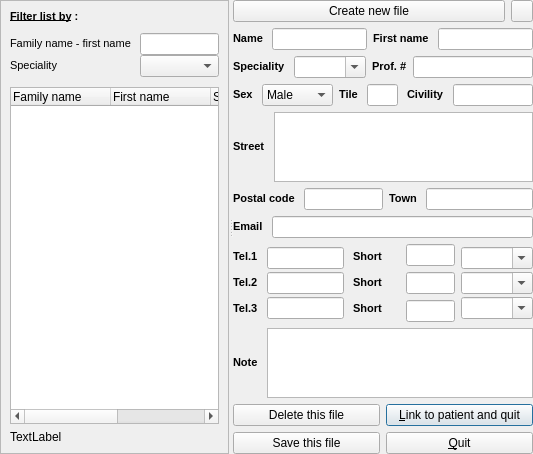
    <widget class="QSplitter" name="splitter">
     <property name="orientation">
      <enum>Qt::Horizontal</enum>
     </property>
     <widget class="QFrame" name="frame_Liste">
      <property name="frameShape">
       <enum>QFrame::StyledPanel</enum>
      </property>
      <property name="frameShadow">
       <enum>QFrame::Raised</enum>
      </property>
      <layout class="QGridLayout" name="gridLayout">
       <item row="0" column="0">
        <widget class="QLabel" name="label_15">
         <property name="text">
          <string>&lt;!DOCTYPE HTML PUBLIC &quot;-//W3C//DTD HTML 4.0//EN&quot; &quot;http://www.w3.org/TR/REC-html40/strict.dtd&quot;&gt;
&lt;html&gt;&lt;head&gt;&lt;meta name=&quot;qrichtext&quot; content=&quot;1&quot; /&gt;&lt;style type=&quot;text/css&quot;&gt;
p, li { white-space: pre-wrap; }
&lt;/style&gt;&lt;/head&gt;&lt;body style=&quot; font-family:'MS Shell Dlg 2'; font-size:8.25pt; font-weight:400; font-style:normal;&quot;&gt;
&lt;p style=&quot; margin-top:0px; margin-bottom:0px; margin-left:0px; margin-right:0px; -qt-block-indent:0; text-indent:0px;&quot;&gt;&lt;span style=&quot; font-size:8pt; font-weight:600; text-decoration: underline;&quot;&gt;Filter list by&lt;/span&gt;&lt;span style=&quot; font-size:8pt; font-weight:600;&quot;&gt; &lt;/span&gt;&lt;span style=&quot; font-size:8pt; font-weight:600;&quot;&gt;:&lt;/span&gt;&lt;/p&gt;&lt;/body&gt;&lt;/html&gt;</string>
         </property>
        </widget>
       </item>
       <item row="1" column="0">
        <layout class="QHBoxLayout" name="horizontalLayout_7">
         <property name="topMargin">
          <number>4</number>
         </property>
         <property name="bottomMargin">
          <number>4</number>
         </property>
         <item>
          <layout class="QVBoxLayout" name="verticalLayout_7">
           <property name="spacing">
            <number>0</number>
           </property>
           <item>
            <widget class="QLabel" name="label_16">
             <property name="text">
              <string>&lt;!DOCTYPE HTML PUBLIC &quot;-//W3C//DTD HTML 4.0//EN&quot; &quot;http://www.w3.org/TR/REC-html40/strict.dtd&quot;&gt;
&lt;html&gt;&lt;head&gt;&lt;meta name=&quot;qrichtext&quot; content=&quot;1&quot; /&gt;&lt;style type=&quot;text/css&quot;&gt;
p, li { white-space: pre-wrap; }
&lt;/style&gt;&lt;/head&gt;&lt;body style=&quot; font-family:'MS Shell Dlg 2'; font-size:8.25pt; font-weight:400; font-style:normal;&quot;&gt;
&lt;p style=&quot; margin-top:0px; margin-bottom:0px; margin-left:0px; margin-right:0px; -qt-block-indent:0; text-indent:0px;&quot;&gt;&lt;span style=&quot; font-size:8pt;&quot;&gt;Family name - first name &lt;/span&gt;&lt;/p&gt;&lt;/body&gt;&lt;/html&gt;</string>
             </property>
            </widget>
           </item>
           <item>
            <widget class="QLabel" name="label_17">
             <property name="text">
              <string>&lt;!DOCTYPE HTML PUBLIC &quot;-//W3C//DTD HTML 4.0//EN&quot; &quot;http://www.w3.org/TR/REC-html40/strict.dtd&quot;&gt;
&lt;html&gt;&lt;head&gt;&lt;meta name=&quot;qrichtext&quot; content=&quot;1&quot; /&gt;&lt;style type=&quot;text/css&quot;&gt;
p, li { white-space: pre-wrap; }
&lt;/style&gt;&lt;/head&gt;&lt;body style=&quot; font-family:'MS Shell Dlg 2'; font-size:8.25pt; font-weight:400; font-style:normal;&quot;&gt;
&lt;p style=&quot; margin-top:0px; margin-bottom:0px; margin-left:0px; margin-right:0px; -qt-block-indent:0; text-indent:0px;&quot;&gt;&lt;span style=&quot; font-size:8pt;&quot;&gt;Speciality &lt;/span&gt;&lt;/p&gt;&lt;/body&gt;&lt;/html&gt;</string>
             </property>
            </widget>
           </item>
          </layout>
         </item>
         <item>
          <layout class="QVBoxLayout" name="verticalLayout_8">
           <property name="spacing">
            <number>0</number>
           </property>
           <item>
            <widget class="QLineEdit" name="lineEdit_FiltreListe">
             <property name="sizePolicy">
              <sizepolicy hsizetype="Expanding" vsizetype="Fixed">
               <horstretch>0</horstretch>
               <verstretch>0</verstretch>
              </sizepolicy>
             </property>
            </widget>
           </item>
           <item>
            <widget class="QComboBox" name="comboBox_FiltreListe">
             <property name="sizePolicy">
              <sizepolicy hsizetype="Preferred" vsizetype="Fixed">
               <horstretch>0</horstretch>
               <verstretch>0</verstretch>
              </sizepolicy>
             </property>
            </widget>
           </item>
          </layout>
         </item>
        </layout>
       </item>
       <item row="2" column="0">
        <widget class="QTreeWidget" name="treeWidget_ListeMedecins">
         <property name="sizePolicy">
          <sizepolicy hsizetype="Preferred" vsizetype="Expanding">
           <horstretch>0</horstretch>
           <verstretch>0</verstretch>
          </sizepolicy>
         </property>
         <property name="alternatingRowColors">
          <bool>true</bool>
         </property>
         <property name="rootIsDecorated">
          <bool>false</bool>
         </property>
         <column>
          <property name="text">
           <string>Family name</string>
          </property>
         </column>
         <column>
          <property name="text">
           <string>First name</string>
          </property>
         </column>
         <column>
          <property name="text">
           <string>Spec</string>
          </property>
         </column>
         <column>
          <property name="text">
           <string>Id</string>
          </property>
         </column>
        </widget>
       </item>
       <item row="3" column="0">
        <widget class="QLabel" name="label_trouves">
         <property name="sizePolicy">
          <sizepolicy hsizetype="Preferred" vsizetype="Preferred">
           <horstretch>0</horstretch>
           <verstretch>0</verstretch>
          </sizepolicy>
         </property>
         <property name="text">
          <string>TextLabel</string>
         </property>
        </widget>
       </item>
      </layout>
     </widget>
     <widget class="QWidget" name="layoutWidget">
      <layout class="QGridLayout" name="gridLayout_2">
       <item row="0" column="0">
        <widget class="QPushButton" name="pushButton_NouvelleFiche">
         <property name="text">
          <string>Create new file</string>
         </property>
        </widget>
       </item>
       <item row="0" column="1">
        <widget class="QPushButton" name="m_action_A_Propos">
         <property name="minimumSize">
          <size>
           <width>22</width>
           <height>22</height>
          </size>
         </property>
         <property name="maximumSize">
          <size>
           <width>22</width>
           <height>22</height>
          </size>
         </property>
         <property name="toolTip">
          <string>About Personnes</string>
         </property>
         <property name="text">
          <string/>
         </property>
        </widget>
       </item>
       <item row="1" column="0" colspan="2">
        <layout class="QHBoxLayout" name="horizontalLayout">
         <item>
          <widget class="QLabel" name="label">
           <property name="text">
            <string>&lt;!DOCTYPE HTML PUBLIC &quot;-//W3C//DTD HTML 4.0//EN&quot; &quot;http://www.w3.org/TR/REC-html40/strict.dtd&quot;&gt;
&lt;html&gt;&lt;head&gt;&lt;meta name=&quot;qrichtext&quot; content=&quot;1&quot; /&gt;&lt;style type=&quot;text/css&quot;&gt;
p, li { white-space: pre-wrap; }
&lt;/style&gt;&lt;/head&gt;&lt;body style=&quot; font-family:'MS Shell Dlg 2'; font-size:8.25pt; font-weight:400; font-style:normal;&quot;&gt;
&lt;p style=&quot; margin-top:0px; margin-bottom:0px; margin-left:0px; margin-right:0px; -qt-block-indent:0; text-indent:0px;&quot;&gt;&lt;span style=&quot; font-size:8pt; font-weight:600;&quot;&gt;Name &lt;/span&gt;&lt;/p&gt;&lt;/body&gt;&lt;/html&gt;</string>
           </property>
          </widget>
         </item>
         <item>
          <widget class="QLineEdit" name="lineEdit_Nom">
           <property name="sizePolicy">
            <sizepolicy hsizetype="Expanding" vsizetype="Fixed">
             <horstretch>0</horstretch>
             <verstretch>0</verstretch>
            </sizepolicy>
           </property>
          </widget>
         </item>
         <item>
          <widget class="QLabel" name="label_2">
           <property name="text">
            <string>&lt;!DOCTYPE HTML PUBLIC &quot;-//W3C//DTD HTML 4.0//EN&quot; &quot;http://www.w3.org/TR/REC-html40/strict.dtd&quot;&gt;
&lt;html&gt;&lt;head&gt;&lt;meta name=&quot;qrichtext&quot; content=&quot;1&quot; /&gt;&lt;style type=&quot;text/css&quot;&gt;
p, li { white-space: pre-wrap; }
&lt;/style&gt;&lt;/head&gt;&lt;body style=&quot; font-family:'MS Shell Dlg 2'; font-size:8.25pt; font-weight:400; font-style:normal;&quot;&gt;
&lt;p style=&quot; margin-top:0px; margin-bottom:0px; margin-left:0px; margin-right:0px; -qt-block-indent:0; text-indent:0px;&quot;&gt;&lt;span style=&quot; font-size:8pt; font-weight:600;&quot;&gt;First name &lt;/span&gt;&lt;/p&gt;&lt;/body&gt;&lt;/html&gt;</string>
           </property>
          </widget>
         </item>
         <item>
          <widget class="QLineEdit" name="lineEdit_Prenom">
           <property name="sizePolicy">
            <sizepolicy hsizetype="Expanding" vsizetype="Fixed">
             <horstretch>0</horstretch>
             <verstretch>0</verstretch>
            </sizepolicy>
           </property>
          </widget>
         </item>
        </layout>
       </item>
       <item row="2" column="0" colspan="2">
        <layout class="QGridLayout" name="gridLayout_3">
         <item row="0" column="0">
          <widget class="QLabel" name="label_3">
           <property name="text">
            <string>&lt;!DOCTYPE HTML PUBLIC &quot;-//W3C//DTD HTML 4.0//EN&quot; &quot;http://www.w3.org/TR/REC-html40/strict.dtd&quot;&gt;
&lt;html&gt;&lt;head&gt;&lt;meta name=&quot;qrichtext&quot; content=&quot;1&quot; /&gt;&lt;style type=&quot;text/css&quot;&gt;
p, li { white-space: pre-wrap; }
&lt;/style&gt;&lt;/head&gt;&lt;body style=&quot; font-family:'MS Shell Dlg 2'; font-size:8.25pt; font-weight:400; font-style:normal;&quot;&gt;
&lt;p style=&quot; margin-top:0px; margin-bottom:0px; margin-left:0px; margin-right:0px; -qt-block-indent:0; text-indent:0px;&quot;&gt;&lt;span style=&quot; font-size:8pt; font-weight:600;&quot;&gt;Speciality &lt;/span&gt;&lt;/p&gt;&lt;/body&gt;&lt;/html&gt;</string>
           </property>
          </widget>
         </item>
         <item row="0" column="1">
          <widget class="QComboBox" name="comboBox_Specialite">
           <property name="sizePolicy">
            <sizepolicy hsizetype="Preferred" vsizetype="Fixed">
             <horstretch>0</horstretch>
             <verstretch>0</verstretch>
            </sizepolicy>
           </property>
           <property name="editable">
            <bool>true</bool>
           </property>
          </widget>
         </item>
         <item row="0" column="2">
          <widget class="QLabel" name="label_4">
           <property name="text">
            <string>&lt;!DOCTYPE HTML PUBLIC &quot;-//W3C//DTD HTML 4.0//EN&quot; &quot;http://www.w3.org/TR/REC-html40/strict.dtd&quot;&gt;
&lt;html&gt;&lt;head&gt;&lt;meta name=&quot;qrichtext&quot; content=&quot;1&quot; /&gt;&lt;style type=&quot;text/css&quot;&gt;
p, li { white-space: pre-wrap; }
&lt;/style&gt;&lt;/head&gt;&lt;body style=&quot; font-family:'MS Shell Dlg 2'; font-size:8.25pt; font-weight:400; font-style:normal;&quot;&gt;
&lt;p style=&quot; margin-top:0px; margin-bottom:0px; margin-left:0px; margin-right:0px; -qt-block-indent:0; text-indent:0px;&quot;&gt;&lt;span style=&quot; font-size:8pt; font-weight:600;&quot;&gt;Prof. #&lt;/span&gt;&lt;/p&gt;&lt;/body&gt;&lt;/html&gt;</string>
           </property>
          </widget>
         </item>
         <item row="0" column="3">
          <widget class="QLineEdit" name="lineEdit_NumOrd">
           <property name="sizePolicy">
            <sizepolicy hsizetype="Expanding" vsizetype="Fixed">
             <horstretch>0</horstretch>
             <verstretch>0</verstretch>
            </sizepolicy>
           </property>
          </widget>
         </item>
        </layout>
       </item>
       <item row="3" column="0" colspan="2">
        <layout class="QHBoxLayout" name="horizontalLayout_2">
         <item>
          <widget class="QLabel" name="label_5">
           <property name="text">
            <string>&lt;!DOCTYPE HTML PUBLIC &quot;-//W3C//DTD HTML 4.0//EN&quot; &quot;http://www.w3.org/TR/REC-html40/strict.dtd&quot;&gt;
&lt;html&gt;&lt;head&gt;&lt;meta name=&quot;qrichtext&quot; content=&quot;1&quot; /&gt;&lt;style type=&quot;text/css&quot;&gt;
p, li { white-space: pre-wrap; }
&lt;/style&gt;&lt;/head&gt;&lt;body style=&quot; font-family:'MS Shell Dlg 2'; font-size:8.25pt; font-weight:400; font-style:normal;&quot;&gt;
&lt;p style=&quot; margin-top:0px; margin-bottom:0px; margin-left:0px; margin-right:0px; -qt-block-indent:0; text-indent:0px;&quot;&gt;&lt;span style=&quot; font-size:8pt; font-weight:600;&quot;&gt;Sex &lt;/span&gt;&lt;/p&gt;&lt;/body&gt;&lt;/html&gt;</string>
           </property>
          </widget>
         </item>
         <item>
          <widget class="QComboBox" name="comboBoxSexe">
           <item>
            <property name="text">
             <string>Male</string>
            </property>
           </item>
           <item>
            <property name="text">
             <string>Female</string>
            </property>
           </item>
          </widget>
         </item>
         <item>
          <widget class="QLabel" name="label_6">
           <property name="text">
            <string>&lt;!DOCTYPE HTML PUBLIC &quot;-//W3C//DTD HTML 4.0//EN&quot; &quot;http://www.w3.org/TR/REC-html40/strict.dtd&quot;&gt;
&lt;html&gt;&lt;head&gt;&lt;meta name=&quot;qrichtext&quot; content=&quot;1&quot; /&gt;&lt;style type=&quot;text/css&quot;&gt;
p, li { white-space: pre-wrap; }
&lt;/style&gt;&lt;/head&gt;&lt;body style=&quot; font-family:'MS Shell Dlg 2'; font-size:8.25pt; font-weight:400; font-style:normal;&quot;&gt;
&lt;p style=&quot; margin-top:0px; margin-bottom:0px; margin-left:0px; margin-right:0px; -qt-block-indent:0; text-indent:0px;&quot;&gt;&lt;span style=&quot; font-size:8pt; font-weight:600;&quot;&gt;Tile &lt;/span&gt;&lt;/p&gt;&lt;/body&gt;&lt;/html&gt;</string>
           </property>
          </widget>
         </item>
         <item>
          <widget class="QLineEdit" name="lineEdit_Titre">
           <property name="sizePolicy">
            <sizepolicy hsizetype="Expanding" vsizetype="Fixed">
             <horstretch>0</horstretch>
             <verstretch>0</verstretch>
            </sizepolicy>
           </property>
           <property name="maximumSize">
            <size>
             <width>60</width>
             <height>16777215</height>
            </size>
           </property>
          </widget>
         </item>
         <item>
          <widget class="QLabel" name="label_18">
           <property name="text">
            <string>&lt;!DOCTYPE HTML PUBLIC &quot;-//W3C//DTD HTML 4.0//EN&quot; &quot;http://www.w3.org/TR/REC-html40/strict.dtd&quot;&gt;
&lt;html&gt;&lt;head&gt;&lt;meta name=&quot;qrichtext&quot; content=&quot;1&quot; /&gt;&lt;style type=&quot;text/css&quot;&gt;
p, li { white-space: pre-wrap; }
&lt;/style&gt;&lt;/head&gt;&lt;body style=&quot; font-family:'MS Shell Dlg 2'; font-size:8.25pt; font-weight:400; font-style:normal;&quot;&gt;
&lt;p style=&quot; margin-top:0px; margin-bottom:0px; margin-left:0px; margin-right:0px; -qt-block-indent:0; text-indent:0px;&quot;&gt;&lt;span style=&quot; font-size:8pt; font-weight:600;&quot;&gt; Civility &lt;/span&gt;&lt;/p&gt;&lt;/body&gt;&lt;/html&gt;</string>
           </property>
          </widget>
         </item>
         <item>
          <widget class="QLineEdit" name="lineEdit_politesse"/>
         </item>
        </layout>
       </item>
       <item row="4" column="0" colspan="2">
        <layout class="QGridLayout" name="gridLayout_4">
         <item row="0" column="0">
          <layout class="QHBoxLayout" name="horizontalLayout_3">
           <item>
            <widget class="QLabel" name="label_7">
             <property name="text">
              <string>&lt;!DOCTYPE HTML PUBLIC &quot;-//W3C//DTD HTML 4.0//EN&quot; &quot;http://www.w3.org/TR/REC-html40/strict.dtd&quot;&gt;
&lt;html&gt;&lt;head&gt;&lt;meta name=&quot;qrichtext&quot; content=&quot;1&quot; /&gt;&lt;style type=&quot;text/css&quot;&gt;
p, li { white-space: pre-wrap; }
&lt;/style&gt;&lt;/head&gt;&lt;body style=&quot; font-family:'MS Shell Dlg 2'; font-size:8.25pt; font-weight:400; font-style:normal;&quot;&gt;
&lt;p style=&quot; margin-top:0px; margin-bottom:0px; margin-left:0px; margin-right:0px; -qt-block-indent:0; text-indent:0px;&quot;&gt;&lt;span style=&quot; font-size:8pt; font-weight:600;&quot;&gt;Street &lt;/span&gt;&lt;/p&gt;&lt;/body&gt;&lt;/html&gt;</string>
             </property>
            </widget>
           </item>
           <item>
            <widget class="QTextEdit" name="textEdit_Rue">
             <property name="tabChangesFocus">
              <bool>true</bool>
             </property>
            </widget>
           </item>
          </layout>
         </item>
         <item row="1" column="0">
          <layout class="QHBoxLayout" name="horizontalLayout_4">
           <item>
            <widget class="QLabel" name="label_8">
             <property name="text">
              <string>&lt;!DOCTYPE HTML PUBLIC &quot;-//W3C//DTD HTML 4.0//EN&quot; &quot;http://www.w3.org/TR/REC-html40/strict.dtd&quot;&gt;
&lt;html&gt;&lt;head&gt;&lt;meta name=&quot;qrichtext&quot; content=&quot;1&quot; /&gt;&lt;style type=&quot;text/css&quot;&gt;
p, li { white-space: pre-wrap; }
&lt;/style&gt;&lt;/head&gt;&lt;body style=&quot; font-family:'MS Shell Dlg 2'; font-size:8.25pt; font-weight:400; font-style:normal;&quot;&gt;
&lt;p style=&quot; margin-top:0px; margin-bottom:0px; margin-left:0px; margin-right:0px; -qt-block-indent:0; text-indent:0px;&quot;&gt;&lt;span style=&quot; font-size:8pt; font-weight:600;&quot;&gt;Postal code &lt;/span&gt;&lt;/p&gt;&lt;/body&gt;&lt;/html&gt;</string>
             </property>
            </widget>
           </item>
           <item>
            <widget class="C_QLineEdit" name="lineEdit_CodePostal">
             <property name="sizePolicy">
              <sizepolicy hsizetype="Expanding" vsizetype="Fixed">
               <horstretch>0</horstretch>
               <verstretch>0</verstretch>
              </sizepolicy>
             </property>
             <property name="maximumSize">
              <size>
               <width>80</width>
               <height>16777215</height>
              </size>
             </property>
            </widget>
           </item>
           <item>
            <widget class="QLabel" name="label_10">
             <property name="text">
              <string>&lt;!DOCTYPE HTML PUBLIC &quot;-//W3C//DTD HTML 4.0//EN&quot; &quot;http://www.w3.org/TR/REC-html40/strict.dtd&quot;&gt;
&lt;html&gt;&lt;head&gt;&lt;meta name=&quot;qrichtext&quot; content=&quot;1&quot; /&gt;&lt;style type=&quot;text/css&quot;&gt;
p, li { white-space: pre-wrap; }
&lt;/style&gt;&lt;/head&gt;&lt;body style=&quot; font-family:'MS Shell Dlg 2'; font-size:8.25pt; font-weight:400; font-style:normal;&quot;&gt;
&lt;p style=&quot; margin-top:0px; margin-bottom:0px; margin-left:0px; margin-right:0px; -qt-block-indent:0; text-indent:0px;&quot;&gt;&lt;span style=&quot; font-size:8pt; font-weight:600;&quot;&gt;Town &lt;/span&gt;&lt;/p&gt;&lt;/body&gt;&lt;/html&gt;</string>
             </property>
            </widget>
           </item>
           <item>
            <widget class="C_QLineEdit" name="lineEdit_Ville">
             <property name="sizePolicy">
              <sizepolicy hsizetype="Expanding" vsizetype="Fixed">
               <horstretch>0</horstretch>
               <verstretch>0</verstretch>
              </sizepolicy>
             </property>
            </widget>
           </item>
          </layout>
         </item>
        </layout>
       </item>
       <item row="5" column="0" colspan="2">
        <layout class="QHBoxLayout" name="horizontalLayout_5">
         <item>
          <widget class="QLabel" name="label_11">
           <property name="text">
            <string>&lt;!DOCTYPE HTML PUBLIC &quot;-//W3C//DTD HTML 4.0//EN&quot; &quot;http://www.w3.org/TR/REC-html40/strict.dtd&quot;&gt;
&lt;html&gt;&lt;head&gt;&lt;meta name=&quot;qrichtext&quot; content=&quot;1&quot; /&gt;&lt;style type=&quot;text/css&quot;&gt;
p, li { white-space: pre-wrap; }
&lt;/style&gt;&lt;/head&gt;&lt;body style=&quot; font-family:'MS Shell Dlg 2'; font-size:8.25pt; font-weight:400; font-style:normal;&quot;&gt;
&lt;p style=&quot; margin-top:0px; margin-bottom:0px; margin-left:0px; margin-right:0px; -qt-block-indent:0; text-indent:0px;&quot;&gt;&lt;span style=&quot; font-size:8pt; font-weight:600;&quot;&gt;Email &lt;/span&gt;&lt;/p&gt;&lt;/body&gt;&lt;/html&gt;</string>
           </property>
          </widget>
         </item>
         <item>
          <widget class="QLineEdit" name="lineEdit_Email">
           <property name="sizePolicy">
            <sizepolicy hsizetype="Expanding" vsizetype="Fixed">
             <horstretch>0</horstretch>
             <verstretch>0</verstretch>
            </sizepolicy>
           </property>
          </widget>
         </item>
        </layout>
       </item>
       <item row="6" column="0" colspan="2">
        <layout class="QGridLayout" name="gridLayout_5">
         <property name="verticalSpacing">
          <number>0</number>
         </property>
         <item row="0" column="0">
          <layout class="QVBoxLayout" name="verticalLayout">
           <item>
            <widget class="QLabel" name="label_12">
             <property name="text">
              <string>&lt;!DOCTYPE HTML PUBLIC &quot;-//W3C//DTD HTML 4.0//EN&quot; &quot;http://www.w3.org/TR/REC-html40/strict.dtd&quot;&gt;
&lt;html&gt;&lt;head&gt;&lt;meta name=&quot;qrichtext&quot; content=&quot;1&quot; /&gt;&lt;style type=&quot;text/css&quot;&gt;
p, li { white-space: pre-wrap; }
&lt;/style&gt;&lt;/head&gt;&lt;body style=&quot; font-family:'MS Shell Dlg 2'; font-size:8.25pt; font-weight:400; font-style:normal;&quot;&gt;
&lt;p style=&quot; margin-top:0px; margin-bottom:0px; margin-left:0px; margin-right:0px; -qt-block-indent:0; text-indent:0px;&quot;&gt;&lt;span style=&quot; font-size:8pt; font-weight:600;&quot;&gt;Tel.1 &lt;/span&gt;&lt;/p&gt;&lt;/body&gt;&lt;/html&gt;</string>
             </property>
            </widget>
           </item>
           <item>
            <widget class="QLabel" name="label_13">
             <property name="text">
              <string>&lt;!DOCTYPE HTML PUBLIC &quot;-//W3C//DTD HTML 4.0//EN&quot; &quot;http://www.w3.org/TR/REC-html40/strict.dtd&quot;&gt;
&lt;html&gt;&lt;head&gt;&lt;meta name=&quot;qrichtext&quot; content=&quot;1&quot; /&gt;&lt;style type=&quot;text/css&quot;&gt;
p, li { white-space: pre-wrap; }
&lt;/style&gt;&lt;/head&gt;&lt;body style=&quot; font-family:'MS Shell Dlg 2'; font-size:8.25pt; font-weight:400; font-style:normal;&quot;&gt;
&lt;p style=&quot; margin-top:0px; margin-bottom:0px; margin-left:0px; margin-right:0px; -qt-block-indent:0; text-indent:0px;&quot;&gt;&lt;span style=&quot; font-size:8pt; font-weight:600;&quot;&gt;Tel.2 &lt;/span&gt;&lt;/p&gt;&lt;/body&gt;&lt;/html&gt;</string>
             </property>
            </widget>
           </item>
           <item>
            <widget class="QLabel" name="label_14">
             <property name="text">
              <string>&lt;!DOCTYPE HTML PUBLIC &quot;-//W3C//DTD HTML 4.0//EN&quot; &quot;http://www.w3.org/TR/REC-html40/strict.dtd&quot;&gt;
&lt;html&gt;&lt;head&gt;&lt;meta name=&quot;qrichtext&quot; content=&quot;1&quot; /&gt;&lt;style type=&quot;text/css&quot;&gt;
p, li { white-space: pre-wrap; }
&lt;/style&gt;&lt;/head&gt;&lt;body style=&quot; font-family:'MS Shell Dlg 2'; font-size:8.25pt; font-weight:400; font-style:normal;&quot;&gt;
&lt;p style=&quot; margin-top:0px; margin-bottom:0px; margin-left:0px; margin-right:0px; -qt-block-indent:0; text-indent:0px;&quot;&gt;&lt;span style=&quot; font-size:8pt; font-weight:600;&quot;&gt;Tel.3 &lt;/span&gt;&lt;/p&gt;&lt;/body&gt;&lt;/html&gt;</string>
             </property>
            </widget>
           </item>
          </layout>
         </item>
         <item row="0" column="1">
          <layout class="QVBoxLayout" name="verticalLayout_2">
           <item>
            <widget class="QLineEdit" name="lineEdit_Tel_1">
             <property name="sizePolicy">
              <sizepolicy hsizetype="Expanding" vsizetype="Fixed">
               <horstretch>0</horstretch>
               <verstretch>0</verstretch>
              </sizepolicy>
             </property>
            </widget>
           </item>
           <item>
            <widget class="QLineEdit" name="lineEdit_Tel_2">
             <property name="sizePolicy">
              <sizepolicy hsizetype="Expanding" vsizetype="Fixed">
               <horstretch>0</horstretch>
               <verstretch>0</verstretch>
              </sizepolicy>
             </property>
            </widget>
           </item>
           <item>
            <widget class="QLineEdit" name="lineEdit_Tel_3">
             <property name="sizePolicy">
              <sizepolicy hsizetype="Expanding" vsizetype="Fixed">
               <horstretch>0</horstretch>
               <verstretch>0</verstretch>
              </sizepolicy>
             </property>
            </widget>
           </item>
          </layout>
         </item>
         <item row="0" column="4">
          <layout class="QVBoxLayout" name="verticalLayout_4">
           <item>
            <widget class="QComboBox" name="comboBoxTelTyp_1">
             <property name="editable">
              <bool>true</bool>
             </property>
            </widget>
           </item>
           <item>
            <widget class="QComboBox" name="comboBoxTelTyp_2">
             <property name="editable">
              <bool>true</bool>
             </property>
            </widget>
           </item>
           <item>
            <widget class="QComboBox" name="comboBoxTelTyp_3">
             <property name="editable">
              <bool>true</bool>
             </property>
            </widget>
           </item>
          </layout>
         </item>
         <item row="0" column="2">
          <widget class="QWidget" name="widget" native="true">
           <property name="minimumSize">
            <size>
             <width>50</width>
             <height>0</height>
            </size>
           </property>
           <layout class="QGridLayout" name="gridLayout_8">
            <property name="leftMargin">
             <number>0</number>
            </property>
            <property name="topMargin">
             <number>0</number>
            </property>
            <property name="rightMargin">
             <number>0</number>
            </property>
            <property name="bottomMargin">
             <number>0</number>
            </property>
            <property name="spacing">
             <number>0</number>
            </property>
            <item row="0" column="0">
             <widget class="QLabel" name="label_19">
              <property name="text">
               <string>&lt;!DOCTYPE HTML PUBLIC &quot;-//W3C//DTD HTML 4.0//EN&quot; &quot;http://www.w3.org/TR/REC-html40/strict.dtd&quot;&gt;
&lt;html&gt;&lt;head&gt;&lt;meta name=&quot;qrichtext&quot; content=&quot;1&quot; /&gt;&lt;style type=&quot;text/css&quot;&gt;
p, li { white-space: pre-wrap; }
&lt;/style&gt;&lt;/head&gt;&lt;body style=&quot; font-family:'MS Shell Dlg 2'; font-size:8.25pt; font-weight:400; font-style:normal;&quot;&gt;
&lt;p style=&quot; margin-top:0px; margin-bottom:0px; margin-left:0px; margin-right:0px; -qt-block-indent:0; text-indent:0px;&quot;&gt;&lt;span style=&quot; font-size:8pt; font-weight:600;&quot;&gt; Short &lt;/span&gt;&lt;/p&gt;&lt;/body&gt;&lt;/html&gt;</string>
              </property>
             </widget>
            </item>
            <item row="1" column="0">
             <widget class="QLabel" name="label_20">
              <property name="text">
               <string>&lt;!DOCTYPE HTML PUBLIC &quot;-//W3C//DTD HTML 4.0//EN&quot; &quot;http://www.w3.org/TR/REC-html40/strict.dtd&quot;&gt;
&lt;html&gt;&lt;head&gt;&lt;meta name=&quot;qrichtext&quot; content=&quot;1&quot; /&gt;&lt;style type=&quot;text/css&quot;&gt;
p, li { white-space: pre-wrap; }
&lt;/style&gt;&lt;/head&gt;&lt;body style=&quot; font-family:'MS Shell Dlg 2'; font-size:8.25pt; font-weight:400; font-style:normal;&quot;&gt;
&lt;p style=&quot; margin-top:0px; margin-bottom:0px; margin-left:0px; margin-right:0px; -qt-block-indent:0; text-indent:0px;&quot;&gt;&lt;span style=&quot; font-size:8pt; font-weight:600;&quot;&gt; Short &lt;/span&gt;&lt;/p&gt;&lt;/body&gt;&lt;/html&gt;</string>
              </property>
             </widget>
            </item>
            <item row="2" column="0">
             <widget class="QLabel" name="label_21">
              <property name="text">
               <string>&lt;!DOCTYPE HTML PUBLIC &quot;-//W3C//DTD HTML 4.0//EN&quot; &quot;http://www.w3.org/TR/REC-html40/strict.dtd&quot;&gt;
&lt;html&gt;&lt;head&gt;&lt;meta name=&quot;qrichtext&quot; content=&quot;1&quot; /&gt;&lt;style type=&quot;text/css&quot;&gt;
p, li { white-space: pre-wrap; }
&lt;/style&gt;&lt;/head&gt;&lt;body style=&quot; font-family:'MS Shell Dlg 2'; font-size:8.25pt; font-weight:400; font-style:normal;&quot;&gt;
&lt;p style=&quot; margin-top:0px; margin-bottom:0px; margin-left:0px; margin-right:0px; -qt-block-indent:0; text-indent:0px;&quot;&gt;&lt;span style=&quot; font-size:8pt; font-weight:600;&quot;&gt; Short &lt;/span&gt;&lt;/p&gt;&lt;/body&gt;&lt;/html&gt;</string>
              </property>
             </widget>
            </item>
           </layout>
          </widget>
         </item>
         <item row="0" column="3">
          <widget class="QFrame" name="frame">
           <property name="sizePolicy">
            <sizepolicy hsizetype="Maximum" vsizetype="Preferred">
             <horstretch>0</horstretch>
             <verstretch>0</verstretch>
            </sizepolicy>
           </property>
           <layout class="QVBoxLayout" name="verticalLayout_3">
            <property name="spacing">
             <number>6</number>
            </property>
            <property name="sizeConstraint">
             <enum>QLayout::SetDefaultConstraint</enum>
            </property>
            <property name="leftMargin">
             <number>0</number>
            </property>
            <property name="topMargin">
             <number>0</number>
            </property>
            <property name="rightMargin">
             <number>0</number>
            </property>
            <property name="bottomMargin">
             <number>0</number>
            </property>
            <item>
             <widget class="QLineEdit" name="lineEdit_Code_1">
              <property name="sizePolicy">
               <sizepolicy hsizetype="Expanding" vsizetype="Fixed">
                <horstretch>0</horstretch>
                <verstretch>0</verstretch>
               </sizepolicy>
              </property>
              <property name="maximumSize">
               <size>
                <width>80</width>
                <height>16777215</height>
               </size>
              </property>
             </widget>
            </item>
            <item>
             <widget class="QLineEdit" name="lineEdit_Code_2">
              <property name="sizePolicy">
               <sizepolicy hsizetype="Expanding" vsizetype="Fixed">
                <horstretch>0</horstretch>
                <verstretch>0</verstretch>
               </sizepolicy>
              </property>
              <property name="maximumSize">
               <size>
                <width>80</width>
                <height>16777215</height>
               </size>
              </property>
             </widget>
            </item>
            <item>
             <widget class="QLineEdit" name="lineEdit_Code_3">
              <property name="sizePolicy">
               <sizepolicy hsizetype="Expanding" vsizetype="Fixed">
                <horstretch>0</horstretch>
                <verstretch>0</verstretch>
               </sizepolicy>
              </property>
              <property name="maximumSize">
               <size>
                <width>80</width>
                <height>16777215</height>
               </size>
              </property>
             </widget>
            </item>
           </layout>
          </widget>
         </item>
        </layout>
       </item>
       <item row="7" column="0" colspan="2">
        <layout class="QHBoxLayout" name="horizontalLayout_6">
         <item>
          <widget class="QLabel" name="label_9">
           <property name="text">
            <string>&lt;!DOCTYPE HTML PUBLIC &quot;-//W3C//DTD HTML 4.0//EN&quot; &quot;http://www.w3.org/TR/REC-html40/strict.dtd&quot;&gt;
&lt;html&gt;&lt;head&gt;&lt;meta name=&quot;qrichtext&quot; content=&quot;1&quot; /&gt;&lt;style type=&quot;text/css&quot;&gt;
p, li { white-space: pre-wrap; }
&lt;/style&gt;&lt;/head&gt;&lt;body style=&quot; font-family:'MS Shell Dlg 2'; font-size:8.25pt; font-weight:400; font-style:normal;&quot;&gt;
&lt;p style=&quot; margin-top:0px; margin-bottom:0px; margin-left:0px; margin-right:0px; -qt-block-indent:0; text-indent:0px;&quot;&gt;&lt;span style=&quot; font-size:8pt; font-weight:600;&quot;&gt;Note &lt;/span&gt;&lt;/p&gt;&lt;/body&gt;&lt;/html&gt;</string>
           </property>
          </widget>
         </item>
         <item>
          <widget class="QTextEdit" name="textEdit_Note">
           <property name="tabChangesFocus">
            <bool>true</bool>
           </property>
          </widget>
         </item>
        </layout>
       </item>
       <item row="8" column="0" colspan="2">
        <layout class="QGridLayout" name="gridLayout_6">
         <item row="0" column="0">
          <layout class="QVBoxLayout" name="verticalLayout_5">
           <item>
            <widget class="QPushButton" name="pushButton_Effacer">
             <property name="text">
              <string>Delete this file</string>
             </property>
            </widget>
           </item>
           <item>
            <widget class="QPushButton" name="pushButton_Enregistrer">
             <property name="text">
              <string>Save this file</string>
             </property>
            </widget>
           </item>
          </layout>
         </item>
         <item row="0" column="1">
          <layout class="QVBoxLayout" name="verticalLayout_6">
           <item>
            <widget class="QPushButton" name="pushButtonOK">
             <property name="text">
              <string>&amp;Link to patient and quit</string>
             </property>
             <property name="default">
              <bool>true</bool>
             </property>
            </widget>
           </item>
           <item>
            <widget class="QPushButton" name="quitPushButton">
             <property name="text">
              <string>&amp;Quit</string>
             </property>
            </widget>
           </item>
          </layout>
         </item>
        </layout>
       </item>
      </layout>
     </widget>
    </widget>
